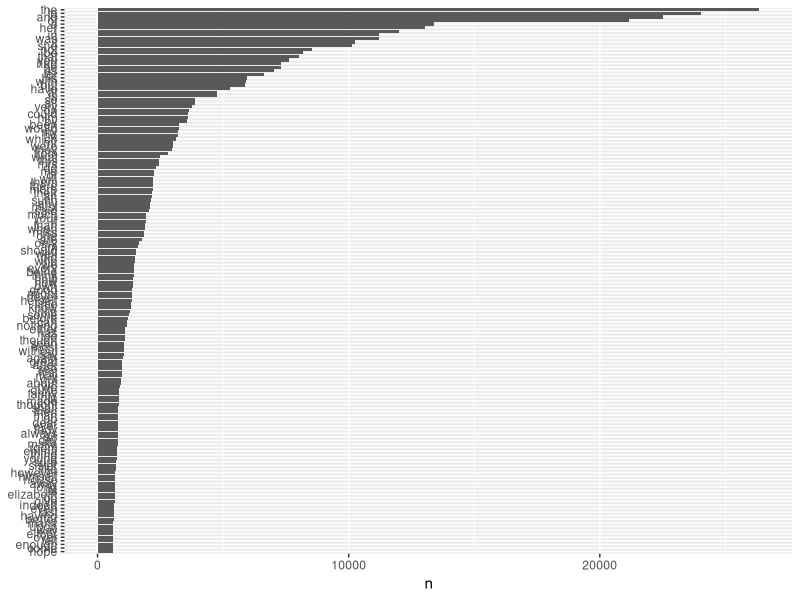

Here is the R script that generated this plot: (Note: this script raises an error after producing the figure.)
library(dplyr)
library(stringr)
library(tidytext)
library(janeaustenr)
library(ggplot2)

text <- c("Because I could not stop for Death -",
          "He kindly stopped for me -",
          "The Carriage held but just Ourselves -",
          "and Immortality")


text_df <- data_frame(line = 1:4, text = text)

text_df %>%
  unnest_tokens(word, text)

#jane austen books
original_books <- austen_books() %>%
  group_by(book) %>%
  mutate(linenumber = row_number(),
         chapter = cumsum(str_detect(text, regex("^chapter [\\divxlc]",
                                                 ignore_case = TRUE)))) %>%
  ungroup()


tidy_books <- original_books %>%
  unnest_tokens(word, text)



#word count visualization
tidy_books %>%
  count(word, sort = TRUE) %>%
  filter(n > 600) %>%
  mutate(word = reorder(word, n)) %>%
  ggplot(aes(word, n)) +
  geom_col() +
  xlab(NULL) +
  coord_flip()

#emily bronte works
bronte <- gutenberg_download(c(1260, 768, 969, 9182, 767))

tidy_bronte <- bronte %>%
  unnest_tokens(word, text) %>%
  anti_join(stop_words)

tidy_bronte %>%
  count(word, sort = TRUE)


#computing word frequencies
library(tidyr)

frequency <- bind_rows(mutate(tidy_bronte, author = "Brontë Sisters"),
                       mutate(tidy_hgwells, author = "H.G. Wells"), 
                       mutate(tidy_books, author = "Jane Austen")) %>% 
  mutate(word = str_extract(word, "[a-z']+")) %>%
  count(author, word) %>%
  group_by(author) %>%
  mutate(proportion = n / sum(n)) %>% 
  select(-n) %>% 
  spread(author, proportion) %>% 
  gather(author, proportion, `Brontë Sisters`:`H.G. Wells`)

library(scales)

# expect a warning about rows with missing values being removed
ggplot(frequency, aes(x = proportion, y = `Jane Austen`, color = abs(`Jane Austen` - proportion))) +
  geom_abline(color = "gray40", lty = 2) +
  geom_jitter(alpha = 0.1, size = 2.5, width = 0.3, height = 0.3) +
  geom_text(aes(label = word), check_overlap = TRUE, vjust = 1.5) +
  scale_x_log10(labels = percent_format()) +
  scale_y_log10(labels = percent_format()) +
  scale_color_gradient(limits = c(0, 0.001), low = "darkslategray4", high = "gray75") +
  facet_wrap(~author, ncol = 2) +
  theme(legend.position="none") +
  labs(y = "Jane Austen", x = NULL)



#sentiment analysis
get_sentiments("afinn")


library(janeaustenr)
library(dplyr)
library(stringr)

tidy_books <- austen_books() %>%
  group_by(book) %>%
  mutate(linenumber = row_number(),
         chapter = cumsum(str_detect(text, regex("^chapter [\\divxlc]", 
                                                 ignore_case = TRUE)))) %>%
  ungroup() %>%
  unnest_tokens(word, text)


nrcjoy <- get_sentiments("nrc") %>% 
  filter(sentiment == "joy")

tidy_books %>%
  filter(book == "Emma") %>%
  inner_join(nrcjoy) %>%
  count(word, sort = TRUE)

janeaustensentiment <- tidy_books %>%
  inner_join(get_sentiments("bing")) %>%
  count(book, index = linenumber %/% 80, sentiment) %>%
  spread(sentiment, n, fill = 0) %>%
  mutate(sentiment = positive - negative)

ggplot(janeaustensentiment, aes(index, sentiment, fill = book)) +
  geom_col(show.legend = FALSE) +
  facet_wrap(~book, ncol = 2, scales = "free_x")

#word cloud
library(wordcloud)

tidy_books %>%
  anti_join(stop_words) %>%
  count(word) %>%
  with(wordcloud(word, n, max.words = 100))

library(reshape2)

tidy_books %>%
  inner_join(get_sentiments("bing")) %>%
  count(word, sentiment, sort = TRUE) %>%
  acast(word ~ sentiment, value.var = "n", fill = 0) %>%
  comparison.cloud(colors = c("gray20", "gray80"),
                   max.words = 100)

#term frequency
library(dplyr)
library(janeaustenr)
library(tidytext)

book_words <- austen_books() %>%
  unnest_tokens(word, text) %>%
  count(book, word, sort = TRUE) %>%
  ungroup()

total_words <- book_words %>% 
  group_by(book) %>% 
  summarize(total = sum(n))

book_words <- left_join(book_words, total_words)


library(ggplot2)

ggplot(book_words, aes(n/total, fill = book)) +
  geom_histogram(show.legend = FALSE) +
  xlim(NA, 0.0009) +
  facet_wrap(~book, ncol = 2, scales = "free_y")

#zipf law
freq_by_rank <- book_words %>% 
  group_by(book) %>% 
  mutate(rank = row_number(), 
         `term frequency` = n/total)

freq_by_rank %>% 
  ggplot(aes(rank, `term frequency`, color = book)) + 
  geom_line(size = 1.1, alpha = 0.8, show.legend = FALSE) + 
  scale_x_log10() +
  scale_y_log10()

#ngrams
library(dplyr)
library(tidytext)
library(janeaustenr)

austen_bigrams <- austen_books() %>%
  unnest_tokens(bigram, text, token = "ngrams", n = 2)
